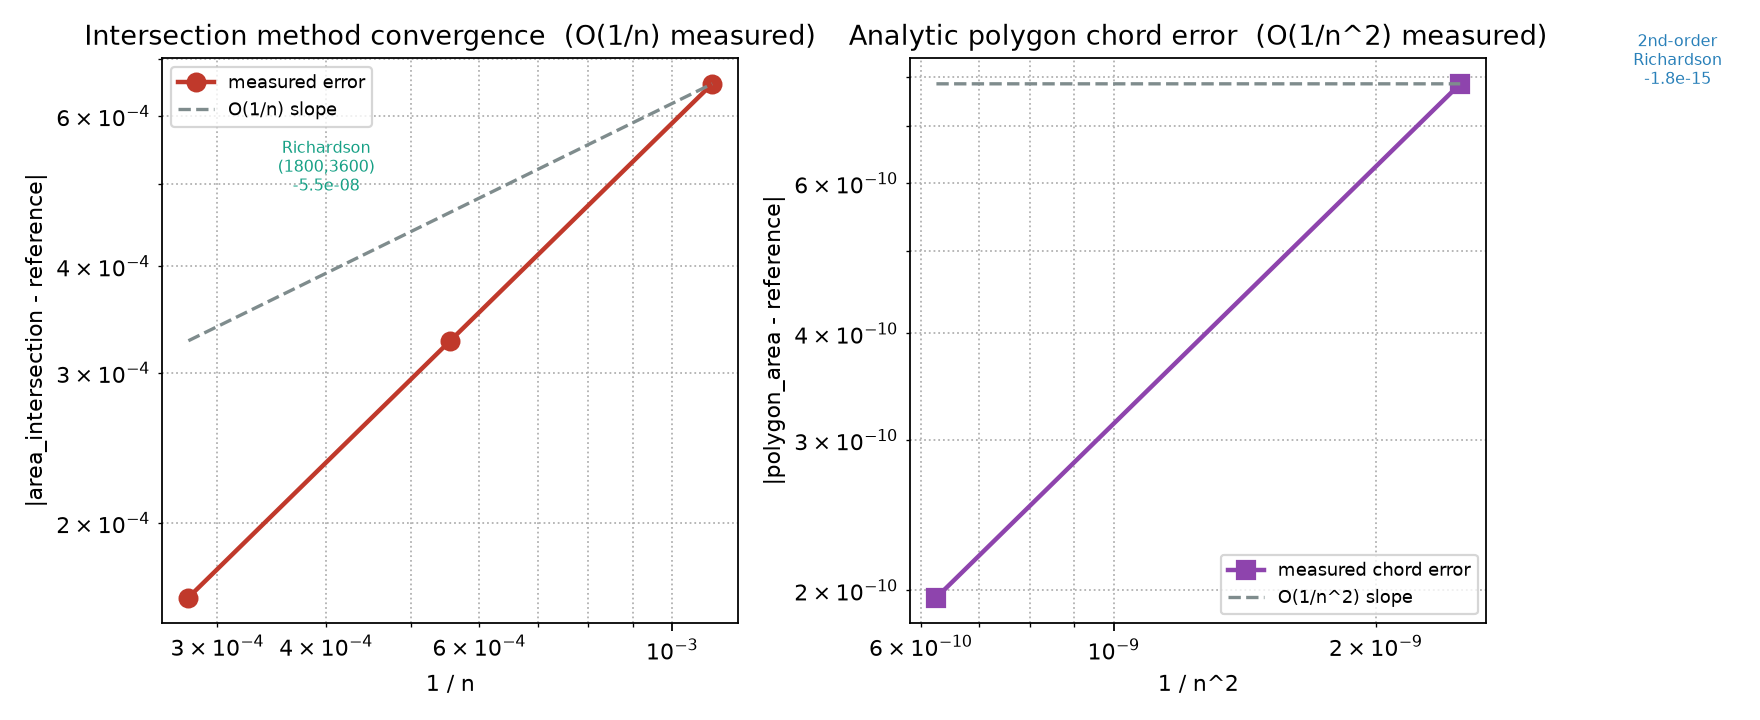

Here is the Python script that generated this plot:
import matplotlib
matplotlib.use('Agg')
import matplotlib.pyplot as plt
import numpy as np, json
res = json.load(open('C:\\Pratham\\sofa-problem\\results.json'))
fig, axs = plt.subplots(1, 2, figsize=(11, 4.5))
# LEFT: intersection convergence (O(1/n))
n_vals = [900, 1800, 3600]
area_vals = [res['area_intersection_900'], res['area_intersection_1800'], res['area_intersection_3600']]
ref_val = res['reference']
errors_int = [abs(a - ref_val) for a in area_vals]
axs[0].loglog(1/np.array(n_vals), errors_int, 'o-', color='#c0392b', label='measured error', ms=8, lw=2)
# Theoretical O(1/n) reference line through (1/900, error_900)
axs[0].loglog([1/3600, 1/900], [errors_int[2]*(3600/1800), errors_int[0]*(900/900)], '--', color='#7f8c8d', label='O(1/n) slope')
axs[0].set_xlabel('1 / n')
axs[0].set_ylabel('|area_intersection - reference|')
axs[0].set_title('Intersection method convergence  (O(1/n) measured)')
axs[0].legend(fontsize=8)
axs[0].grid(True, which='both', ls=':')
# Annotate Richardson values
axs[0].annotate('Richardson\n(1800,3600)\n-5.5e-08', xy=(1/1800, errors_int[2]), xytext=(1/2500, errors_int[2]*3), fontsize=7, ha='center', color='#16a085')
# RIGHT: polygon chord error (O(1/n^2))
n_poly = [20000, 40000]
poly_areas = [res['area_boundary_20000'], res['area_boundary_40000']]
poly_errors = [abs(a - ref_val) for a in poly_areas]
axs[1].loglog(1/np.array(n_poly)**2, poly_errors, 's-', color='#8e44ad', ms=8, lw=2, label='measured chord error')
# Reference O(1/n^2) through (1/20000^2, error)
axs[1].loglog([1/40000**2, 1/20000**2], [poly_errors[1]*(40000**2/20000**2), poly_errors[0]*(20000**2/20000**2)], '--', color='#7f8c8d', label='O(1/n^2) slope')
axs[1].set_xlabel('1 / n^2')
axs[1].set_ylabel('|polygon_area - reference|')
axs[1].set_title('Analytic polygon chord error  (O(1/n^2) measured)')
axs[1].legend(fontsize=8)
axs[1].grid(True, which='both', ls=':')
axs[1].annotate('2nd-order\nRichardson\n-1.8e-15', xy=(1/40000**2, poly_errors[1]), xytext=(1/15000**2, poly_errors[1]*4), fontsize=7, ha='center', color='#2980b9')
fig.tight_layout()
fig.savefig('C:\\Pratham\\sofa-problem\\convergence_plot.png', dpi=160)
print('saved convergence_plot.png')
